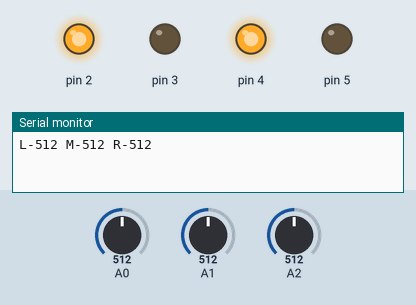
Bench run of a sketch on a simulated Arduino Uno, built with avr-gcc and run on an emulated ATmega328P. Shown: output pins drawn as LEDs (lit = HIGH), the last lines printed to the serial monitor. Inputs (shaded band) come from the test bench; at power-on: A0 = 512, A1 = 512, A2 = 512. Random numbers use the default seed unless the sketch sets one.

Above: at 0.1 s.
At 19.1 s:
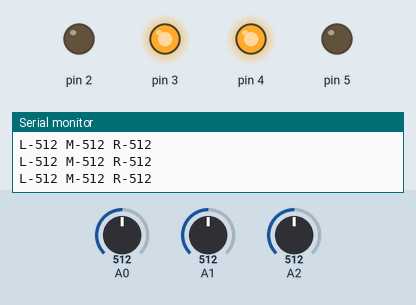
At 39.1 s:
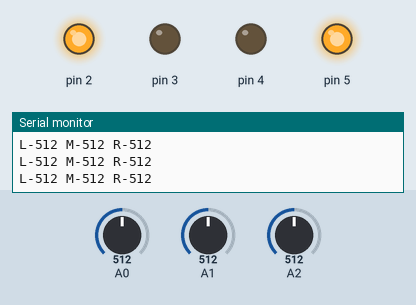
Timing chart, 0 to 40.0 s (numbered marks = the images above):
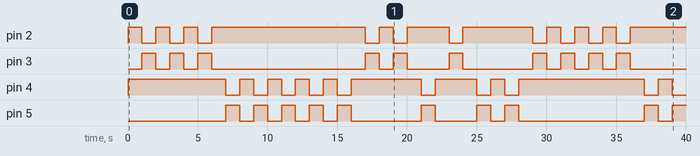

The sketch:

sumo2.ino
```cpp
int l, m, r, num;

void setup() {
 pinMode(2, OUTPUT);
 pinMode(3, OUTPUT);
 pinMode(4, OUTPUT);
 pinMode(5, OUTPUT);
 Serial.begin(9600);
}

void forward() {
 digitalWrite(3,HIGH);
 digitalWrite(5,HIGH);
 digitalWrite(2,LOW);
 digitalWrite(4,LOW);
}
void backward() {
  digitalWrite(2,HIGH);
  digitalWrite(4,HIGH);
  digitalWrite(3,LOW);
  digitalWrite(5,LOW);
}
void left() {
  digitalWrite(3,LOW);
  digitalWrite(5,HIGH);
  digitalWrite(2,HIGH);
  digitalWrite(4, LOW);
}
void right() {
  digitalWrite(3,HIGH);
  digitalWrite(5,LOW);
  digitalWrite(2,LOW);
  digitalWrite(4, HIGH);
}
void stop() {
  digitalWrite(3,LOW);
  digitalWrite(4,LOW);
  digitalWrite(5,LOW);
  digitalWrite(5,LOW);
}


void loop() {
  l = analogRead(A0);
  m = analogRead(A1);
  r = analogRead(A2);
  Serial.print("L-");
  Serial.print(l);
  Serial.print(" ");
  Serial.print("M-");
  Serial.print(m);
  Serial.print(" ");
  Serial.print("R-");
  Serial.println(r);
  if (l>700 && m>700 && r>700) {
    forward();
    delay(1);
  } else {
    backward();
    delay(1000);
    num = rand();
    if (num%2 == 0) {
      left();
      delay(1000);
    } else {
      right();
      delay(1000);
    }
  }
}
```

Measured:
- by itself, pin 2: LOW → HIGH at 0.00 s, → LOW 1.0 s later, → HIGH 1.0 s later, → LOW 1.0 s later, … (21 changes in this stretch)
- by itself, pin 3: LOW → HIGH at 1.0 s, → LOW 1.0 s later, → HIGH 1.0 s later, → LOW 1.0 s later, … (20 changes in this stretch)
- by itself, pin 4: LOW → HIGH at 0.00 s, → LOW 7.0 s later, → HIGH 1.0 s later, → LOW 1.0 s later, … (20 changes in this stretch)
- by itself, pin 5: LOW → HIGH at 7.0 s, → LOW 1.0 s later, → HIGH 1.0 s later, → LOW 1.0 s later, … (19 changes in this stretch)
